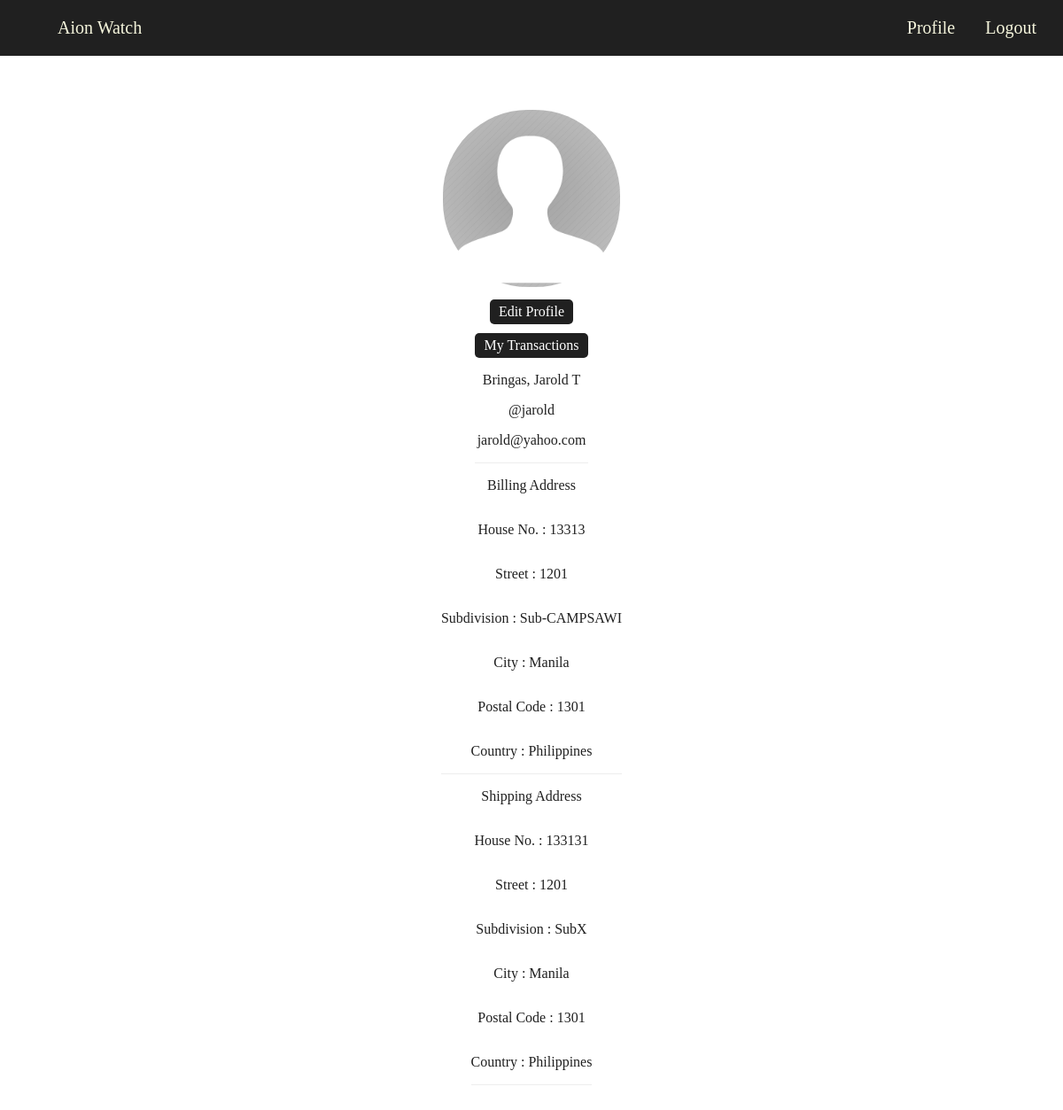
/Aion/myProfile (signed in), run on the app's committed database.
### Aion/models.py (models this page shows, shortened)
class User(models.Model):
    user_username = models.CharField(max_length=200)
    user_password = models.CharField(max_length=200)
    user_privilege = models.CharField(max_length=16, choices=privilege_level , default='3')
    user_first_name = models.CharField(max_length=200)
    user_last_name = models.CharField(max_length=200)
    user_middle_initial = models.CharField(max_length=3)
    user_email = models.EmailField(blank=False, null=True, max_length=200, validators=[EmailValidator(message='Invalid Email!')])
    user_thumbnail = models.ImageField(blank=True, null=True, upload_to='Product/')
    user_pass_tries = models.PositiveIntegerField(blank=True, null=True, default=0)
    user_is_active = models.BooleanField(default=True)

class User_Info(models.Model):
    user_id = models.ForeignKey(User, on_delete = models.CASCADE)
    billing_house_number = models.CharField(blank=True, null=True, max_length=200)
    billing_street = models.CharField(blank=True, null=True, max_length=200)
    billing_subdivision = models.CharField(blank=True, null=True, max_length=200)
    billing_city = models.CharField(blank=True, null=True, max_length=200)
    billing_postal_code = models.PositiveIntegerField(blank=True, null=True)
    billing_country = models.CharField(blank=True, null=True, max_length=200)
    shipping_house_number = models.CharField(blank=True, null=True, max_length=200)
    shipping_street = models.CharField(blank=True, null=True, max_length=200)
    shipping_subdivision = models.CharField(blank=True, null=True, max_length=200)
    shipping_city = models.CharField(blank=True, null=True, max_length=200)
    shipping_postal_code = models.PositiveIntegerField(blank=True, null=True)
    shipping_country = models.CharField(blank=True, null=True, max_length=200)

### Aion/views.py (the view)
# urls.py: url(r'myProfile$' ,views.myProfile ,name='myProfile'),
def myProfile(request):
    user = get_object_or_404(User, pk = request.session['user'])
    if user.user_privilege == '3':
        user_info = get_object_or_404(User_Info, user_id = user)
        context = {
            'user': user,
            'userInfo': user_info,
        }
    else:
        context = {
        'user': user,
	}
    return render(request, 'Aion/viewprofile.html', context)

### Aion/templates/Aion/viewprofile.html (shortened to what this page needs)
<!DOCTYPE html>
<html lang="en">
<head>
    {% load static %}
    <link rel="stylesheet" type="text/css" href="{% static 'Aion/viewprofile.css' %}">
</head>
<body>
    <div class="navbar">
        <div class="navbar-contents">
            {% if request.session.user > 0 %}
            <a href="{% url 'Aion:homePage' %}" id="home">Aion Watch</a>
            {% else %}
            <a href="{% url 'Aion:homeBase' %}" id="home">Aion Watch</a>
            {% endif %}
        </div>
        <div class="navbar-contents">
            <a href="{% url 'Aion:myProfile' %}">Profile</a>
            <a href="{% url 'Aion:homeBase' %}">Logout</a>
        </div>
    </div>
    <div class="userbox">
        <div class="details">
            <img class="photo" src="{{ user.user_thumbnail.url }}">
            <div class="user-details">
                <a href="{% url 'Aion:editProfilePage' %}" id="editbtn" role="button">Edit Profile</a>
                {% if user.user_privilege == '3' %}
                    <a href="{% url 'Aion:transactionPage' %}" id="tranbtn">My Transactions</a>
                {% endif %}
                <p>{{ user.user_last_name }}, {{ user.user_first_name }} {{ user.user_middle_initial }}</p>
                <a href="#">@{{ user.user_username }}</a>
                <p>{{ user.user_email }}</p>
            </div>
            {% if user.user_privilege == '3' %}
            <div class="user-details">
                <p> Billing Address </p>
                <p>House No. : {{ userInfo.billing_house_number }}</p>
                <p>Street : {{ userInfo.billing_street }}</p>
                <p>Subdivision : {{ userInfo.billing_subdivision }}</p>
                <p>City : {{ userInfo.billing_city }}</p>
                <p>Postal Code : {{ userInfo.billing_postal_code }}</p>
                <p>Country : {{ userInfo.billing_country }}</p>
            </div>
            <div class="user-details">
                <p> Shipping Address </p>
                <p>House No. : {{ userInfo.shipping_house_number }}</p>
                <p>Street : {{ userInfo.shipping_street }}</p>
                <p>Subdivision : {{ userInfo.shipping_subdivision }}</p>
                <p>City : {{ userInfo.shipping_city }}</p>
                <p>Postal Code : {{ userInfo.shipping_postal_code }}</p>
                <p>Country : {{ userInfo.shipping_country }}</p>
            </div>
            {% endif %}
        </div>
    </div>
</body>
</html>

### Aion/static/Aion/viewprofile.css (style rules this page uses)
body { margin: 0; padding: 0; }
.navbar { display: flex; justify-content: space-between; flex-direction: row; background-color: #202020; overflow: hidden; position: fixed; top: 0; width: 100%; }
.navbar .navbar-contents { margin: 20px 15px; }
.navbar .navbar-contents a { padding: 10px 15px; text-decoration: none; color: beige; font-family: Proxima; font-size: 20px; }
.navbar-contents a#home { background: url(/img/watch.png) no-repeat top left; background-size: 40px 40px; padding-left: 50px; }
.userbox { margin: 120px; display: flex; justify-content: center; flex-wrap: wrap; }
.userbox .details { display: flex; align-items: center; justify-content: center; flex-direction: column; font-family: Proxima; width: 400px; }
.userbox .details .photo { width: 200px; height: 200px; border-radius: 100px; border: 4px solid #fff; }
.userbox .details .user-details { display: flex; flex-direction: column; color: #202020; margin: 0; border-bottom: 1px solid #ededed; align-items: center; }
.userbox .details .user-details #editbtn, #tranbtn { margin-top: 10px; padding: 5px 10px; background-color: #202020; color: white; border-radius: 5px; }
.userbox .details .user-details a { text-decoration: none; color: #202020; }

### data on the page
User: user_thumbnail (placeholder picture), user_last_name "Bringas", user_first_name "Jarold", user_middle_initial "T", user_username "jarold", user_email "jarold@yahoo.com"
User_Info: billing_house_number "13313", billing_street "1201", billing_subdivision "Sub-CAMPSAWI", billing_city "Manila", billing_postal_code "1301", billing_country "Philippines", shipping_house_number "133131", shipping_street "1201", shipping_subdivision "SubX", shipping_city "Manila", shipping_postal_code "1301", shipping_country "Philippines"
